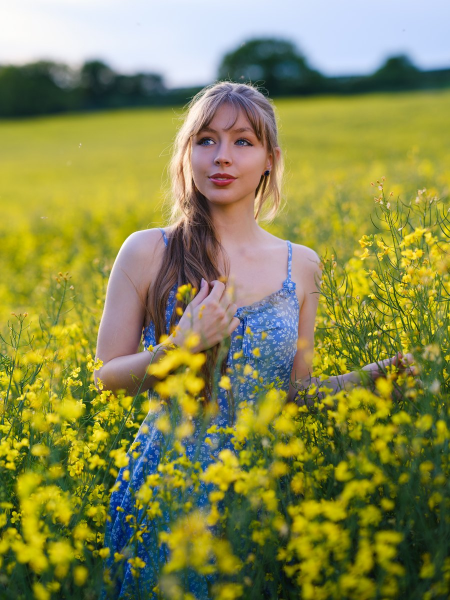
#> input picture src/assets/about.jpg, 900 x 1200 px (shown at 1/2 size)
$ python -i imageio.py   (imports and definitions only)
#> lines starting #> are read from the running program, lines starting #| are printed output that depends on the picture
### engine/src/rapidretouch_engine/parallel.py
"""Per-pixel work split across CPU cores.

NumPy and OpenCV release Python's lock while they compute, so a pixel-by-
pixel step run on bands of rows in threads uses every core, with exactly the
same result as one pass over the whole image.
"""

from __future__ import annotations

import os
import threading
from concurrent.futures import ThreadPoolExecutor
from typing import Callable

import numpy as np

THREADS = min(16, os.cpu_count() or 1)
MIN_PIXELS = 500_000  # below this, splitting costs more than it saves
_pool = ThreadPoolExecutor(THREADS) if THREADS > 1 else None
_inside = threading.local()  # set on the pool's threads: work there isn't split again


def inside() -> bool:
    """True on one of the threads already splitting work (don't split again)."""
    return getattr(_inside, "on", False)


def by_rows(fn: Callable[[np.ndarray], np.ndarray], img: np.ndarray) -> np.ndarray:
    """``fn(img)`` for a per-pixel ``fn`` (each output pixel depends only on
    the same input pixel), computed on bands of rows in parallel."""
    h = img.shape[0]
    pixels = h * (img.shape[1] if img.ndim > 1 else 1)
    if _pool is None or pixels < MIN_PIXELS or h < 2 * THREADS or getattr(_inside, "on", False):
        return fn(img)
    bounds = np.linspace(0, h, THREADS + 1).astype(int)

    def band(i: int) -> np.ndarray:
        # A step inside ``fn`` that splits too would wait on this same pool.
        _inside.on = True
        try:
            return fn(img[bounds[i] : bounds[i + 1]])
        finally:
            _inside.on = False

    parts = list(_pool.map(band, range(THREADS)))
    return np.concatenate(parts, axis=0)


# [33 lines left out: functions by_bands, for_bands, not called in this run]

### engine/src/rapidretouch_engine/imageio.py
"""Load/save images as float32 RGB 0..1, keeping bit depth and ICC profile."""

from __future__ import annotations

import functools
import io
from dataclasses import dataclass
from datetime import datetime
from pathlib import Path

import numpy as np
import tifffile
from PIL import Image

# Pillow refuses images over ~179 MP as a guard against hostile web images;
# these are the user's own photos (a 100 MP GFX frame is already over half).
Image.MAX_IMAGE_PIXELS = None

ICC_TAG = 34675
ORIENTATION_TAG = 274

RAW_EXTENSIONS = {
    ".rw2", ".nef", ".nrw", ".cr2", ".cr3", ".crw", ".arw", ".srf", ".sr2",
    ".raf", ".orf", ".dng", ".pef", ".srw", ".rwl", ".3fr", ".fff", ".iiq",
    ".erf", ".mef", ".mos", ".x3f", ".kdc", ".dcr",
}

SUPPORTED = RAW_EXTENSIONS | {".tif", ".tiff", ".jpg", ".jpeg"}


def _check_type(path: Path) -> None:
    if path.suffix.lower() not in SUPPORTED:
        raise ValueError(f"{path.name}: RapidRetouch opens RAW, TIFF and JPEG files")


@dataclass
class LoadedImage:
    rgb: np.ndarray  # float32 HxWx3, 0..1, in the file's own (gamma-encoded) space
    bit_depth: int
    icc: bytes | None


@functools.cache
def _srgb_icc() -> bytes:
    from PIL import ImageCms

    return ImageCms.ImageCmsProfile(ImageCms.createProfile("sRGB")).tobytes()


# [11 lines left out: function _develop_params, not called in this run]


_DISPLAY_TRANSFORMS: dict[bytes, object] = {}


def to_display(im: Image.Image, icc: bytes | None) -> Image.Image:
    """An 8-bit RGB image in the photo's own colour space (``icc``), converted
    to sRGB for the screen: the app shows previews as sRGB, so an iPhone's
    Display P3 or a camera's Adobe RGB JPEG otherwise looks washed out.
    Exports keep the photo's own space (the profile is embedded)."""
    if not icc or icc == _srgb_icc():
        return im  # sRGB already (untagged is sRGB by convention; RAWs develop to it)
    if icc not in _DISPLAY_TRANSFORMS:
        from PIL import ImageCms

        try:
            src = ImageCms.ImageCmsProfile(io.BytesIO(icc))
            _DISPLAY_TRANSFORMS[icc] = ImageCms.buildTransform(
                src, ImageCms.createProfile("sRGB"), "RGB", "RGB",
                renderingIntent=ImageCms.Intent.RELATIVE_COLORIMETRIC,
            )
        except Exception:  # a broken or non-RGB profile: show the numbers as they are
            _DISPLAY_TRANSFORMS[icc] = None
    transform = _DISPLAY_TRANSFORMS[icc]
    if transform is None:
        return im
    from PIL import ImageCms

    from . import parallel

    # Per pixel, so on bands of rows across cores (LittleCMS takes ~37 ms for
    # a 2048 px preview on one, which a slider drag would feel).
    def convert(a: np.ndarray) -> np.ndarray:
        return np.asarray(ImageCms.applyTransform(Image.fromarray(a), transform))

    return Image.fromarray(parallel.by_rows(convert, np.asarray(im.convert("RGB"))))


# [96 lines left out: functions _load_raw, _orient, load, save, not called in this run]


def thumbnail(path: str | Path, edge: int = 240) -> tuple[Image.Image, tuple[int, int]]:
    """A small, correctly rotated preview, fast, plus the photo's full size
    (width, height) as it will be once opened.

    RAW files are developed exactly as when opened, but at half size (which
    skips full demosaicing, ~0.17 s for 24 MP). The camera's embedded JPEG would
    be ten times faster but carries the camera's own picture style, so the
    colours visibly jumped when the photo then opened."""
#> called with path = '../../../src/assets/about.jpg', edge = 240
    path = Path(path)
    _check_type(path)
    if path.suffix.lower() in RAW_EXTENSIONS:
        import rawpy

        with rawpy.imread(str(path)) as raw:
            # Read the size first: a half-size develop updates it to half.
            full = (raw.sizes.width, raw.sizes.height)
            if raw.sizes.flip in (5, 6):
                full = full[::-1]
            data = raw.postprocess(half_size=True, output_bps=8, **_develop_params())
        im = Image.fromarray(data)  # postprocess applies the orientation itself
    elif path.suffix.lower() in (".tif", ".tiff"):
        loaded = load(path)  # 16-bit TIFFs aren't reliably readable by PIL
        im = Image.fromarray(np.round(np.clip(loaded.rgb, 0, 1) * 255).astype(np.uint8))
        im = to_display(im, loaded.icc)
        full = im.size
    else:
        from PIL import ImageOps

        with Image.open(path) as src:
#> src is the input picture: PIL image 900x1200 RGB; mean R, G, B 136.8, 137.9, 77.5
            icc = src.info.get("icc_profile")
            im = to_display(ImageOps.exif_transpose(src).convert("RGB"), icc)
        full = im.size
#> full = (900, 1200)
    im.thumbnail((edge, edge))
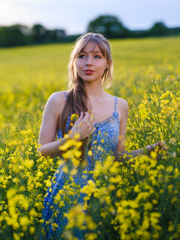
#> im: PIL image 180x240 RGB; mean R, G, B 136.9, 138, 77.6
    return im, full

>>> result = thumbnail('../../../src/assets/about.jpg')
